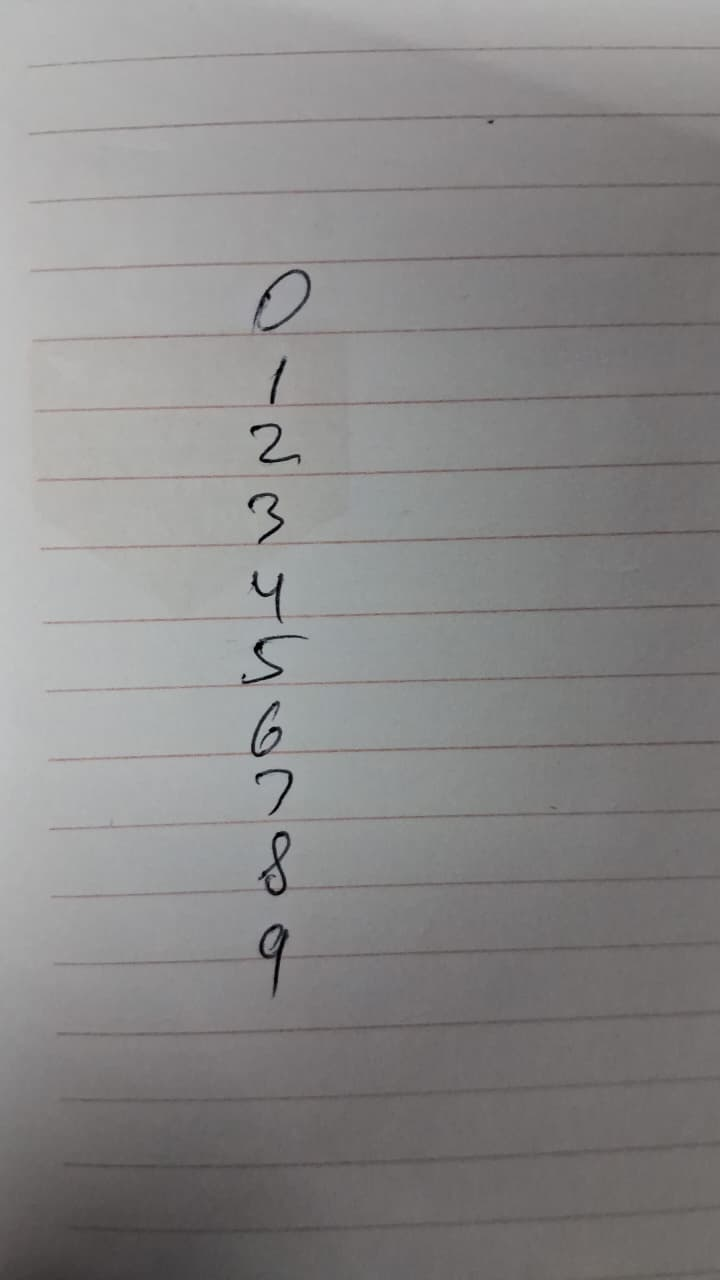
#> input picture data/custom_trials/trial_02_vertical_column/sample_02.jpeg, 720 x 1280 px
$ python evaluate_trial_2.py
#> lines starting #> are read from the running program, lines starting #| are printed output that depends on the picture; after the words box and inside, x2 and y2 are one past the last pixel; in counts of white or black regions, pixels touching at a corner belong together
"""
Evaluation Script for Real-World Custom Trial 2 (Vertical Column on Lined Paper)
================================================================================
Evaluates the user's second real-world handwriting photo (`sample_02.jpeg`):
1. Loads raw image from data/custom_trials/trial_02_vertical_column/sample_02.jpeg.
2. Background subtraction and horizontal rule line suppression.
3. Automatically segments all 10 handwritten digits listed in a single vertical column (0 through 9).
4. Shows both the real photo crop and the 8x8 model representation.
5. Predicts each digit using the pre-trained SVM model.
6. Generates a 10-digit diagnostic gallery saved to:
   results/custom_trials/trial_02_vertical_column/trial_02_evaluation.png.
"""

import os
import sys
import argparse
import warnings

# Ensure UTF-8 output encoding on Windows console
if sys.platform.startswith('win'):
    try:
        sys.stdout.reconfigure(encoding='utf-8')
        sys.stderr.reconfigure(encoding='utf-8')
    except Exception:
        pass

warnings.filterwarnings('ignore')

import joblib
import numpy as np
import matplotlib.pyplot as plt
from PIL import Image
import scipy.ndimage as ndi

SCRIPT_DIR = os.path.dirname(os.path.abspath(__file__))
REPO_ROOT = os.path.abspath(os.path.join(SCRIPT_DIR, ".."))


def evaluate_trial_2(
    image_path=os.path.join(REPO_ROOT, "data", "custom_trials", "trial_02_vertical_column", "sample_02.jpeg"),
    model_path=os.path.join(REPO_ROOT, "models", "best_digits_svm_model.joblib"),
    scaler_path=os.path.join(REPO_ROOT, "models", "minmax_scaler.joblib"),
    output_path=os.path.join(REPO_ROOT, "results", "custom_trials", "trial_02_vertical_column", "trial_02_evaluation.png")
):
#> called with model_path = 'models/best_digits_svm_model.joblib', scaler_path = 'models/minmax_scaler.joblib'
    if not os.path.exists(image_path):
        raise FileNotFoundError(f"Input image not found: {image_path}")

    print(f">> [1/4] Loading Trial 2 vertical column photo: '{image_path}'...")
    img = Image.open(image_path)
#> img is the input picture: PIL image 720x1280 RGB; mean R, G, B 137.3, 135.9, 135.7
    arr_rgb = np.array(img, dtype=np.float32)
    gray = np.array(img.convert('L'), dtype=np.float32)

    print(">> [2/4] Suppressing horizontal rule lines and estimating background illumination...")
    bg = ndi.gaussian_filter(gray, sigma=20)
    diff = bg - gray
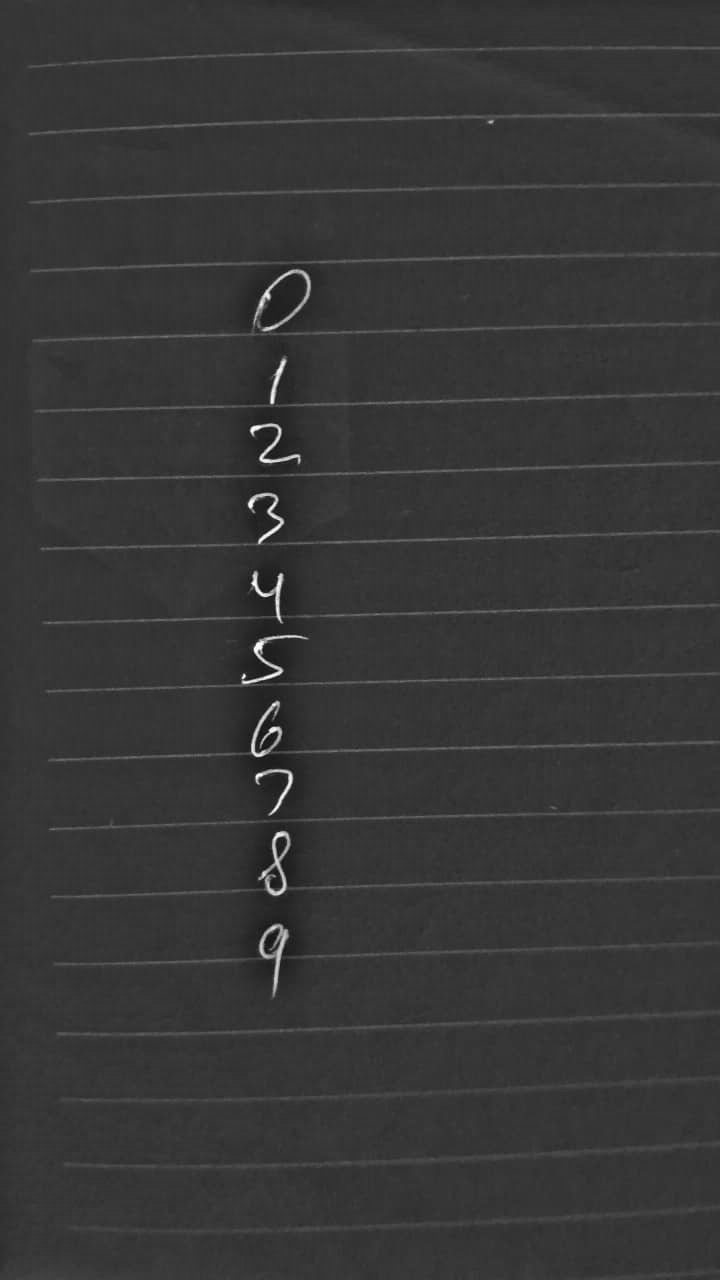
#> diff: shape (1280, 720) float32; min -42.95, max 155.1, mean 0; drawn with min black and max white
    line_bg = ndi.grey_opening(diff, size=(1, 50))
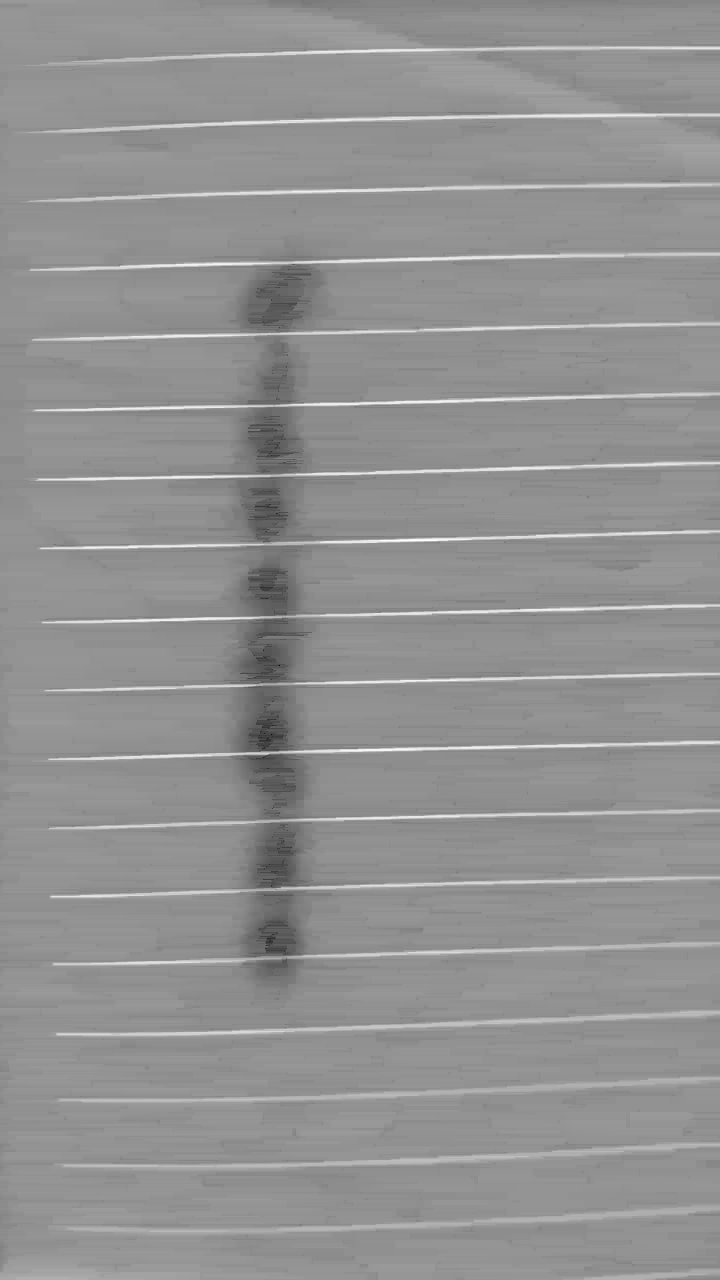
#> line_bg: shape (1280, 720) float32; min -42.95, max 28.25, mean -2.1; drawn with min black and max white
    ink_isolated = np.clip(diff - line_bg, 0, None)

    # Restrict to central handwriting column
    mask = np.zeros_like(ink_isolated, dtype=bool)
    mask[:, 220:480] = (ink_isolated[:, 220:480] > 40)
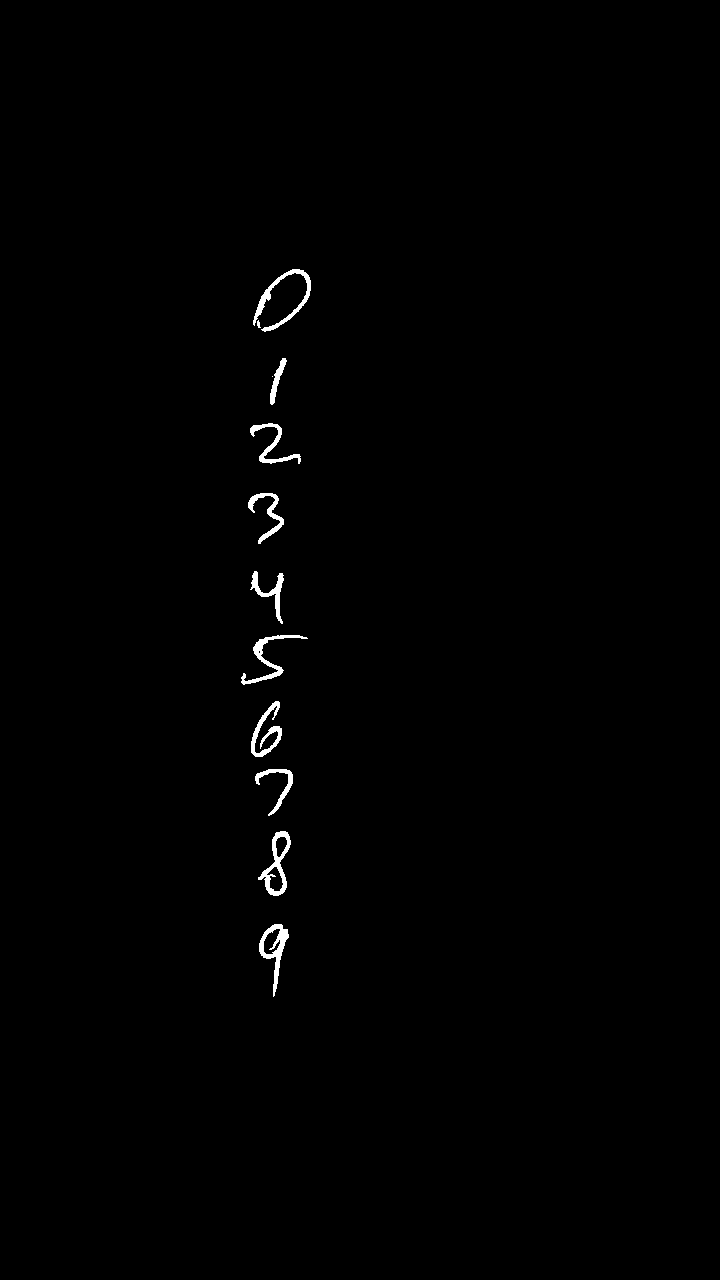
#> mask: shape (1280, 720) bool; 0.58% white; 12 white regions (1 under 20 px), largest, box (x1, y1, x2, y2) and area: (253, 269, 311, 332) 718, (258, 831, 291, 896) 681, (259, 924, 289, 997) 668

    print(">> [3/4] Segmenting all 10 vertically aligned digits (0 to 9)...")
    dilated = ndi.binary_dilation(mask, iterations=4)
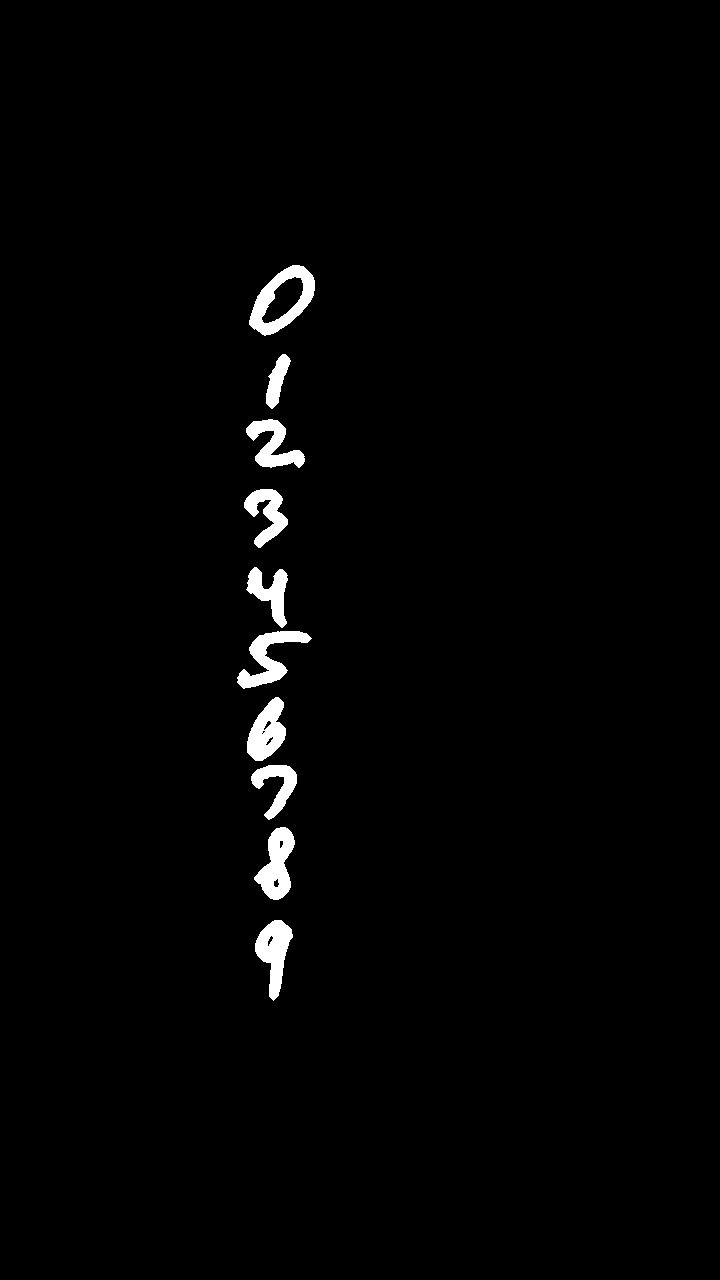
#> dilated: shape (1280, 720) bool; 1.5% white; 10 white regions, largest, box (x1, y1, x2, y2) and area: (249, 265, 315, 336) 1955, (254, 827, 295, 900) 1672, (237, 631, 312, 689) 1647
    labeled, num_features = ndi.label(dilated)
#> labeled: shape (1280, 720) int32; 11 distinct labels, from 0 to 10
#> num_features = 10
    objects = ndi.find_objects(labeled)
#> objects = 10 items

    boxes = []
    for sl in objects:
        h = sl[0].stop - sl[0].start
        w = sl[1].stop - sl[1].start
        area = np.sum(mask[sl])
        if area > 100 and h > 15:
            boxes.append((sl[0].start, sl[0].stop, sl[1].start, sl[1].stop))
#> this loop made 10 passes
#> (h, w, area) on passes 1 to 10: (71, 66, 738), (55, 25, 266), (49, 59, 486), (59, 44, 467), (61, 42, 452), (58, 75, 585), (64, 39, 583), (55, 46, 387), (73, 41, 681), (81, 38, 668)
#> after the loop, boxes = [(265, 336, 249, 315), (354, 409, 266, 291), (419, 468, 246, 305), (489, 548, 244, 288), (567, 628, 246, 288), (631, 689, 237, 312), (697, 761, 247, 286), (765, 820, 251, 297), (827, 900, 254, 295), (920, 1001, 255, 293)]

    # Sort top to bottom by y coordinate
    boxes = sorted(boxes, key=lambda b: b[0])

    if len(boxes) != 10:
        print(f"   Notice: Found {len(boxes)} components. Taking first 10 if available.")

#> (the run stopped early here; a loop or call above may not have finished)
